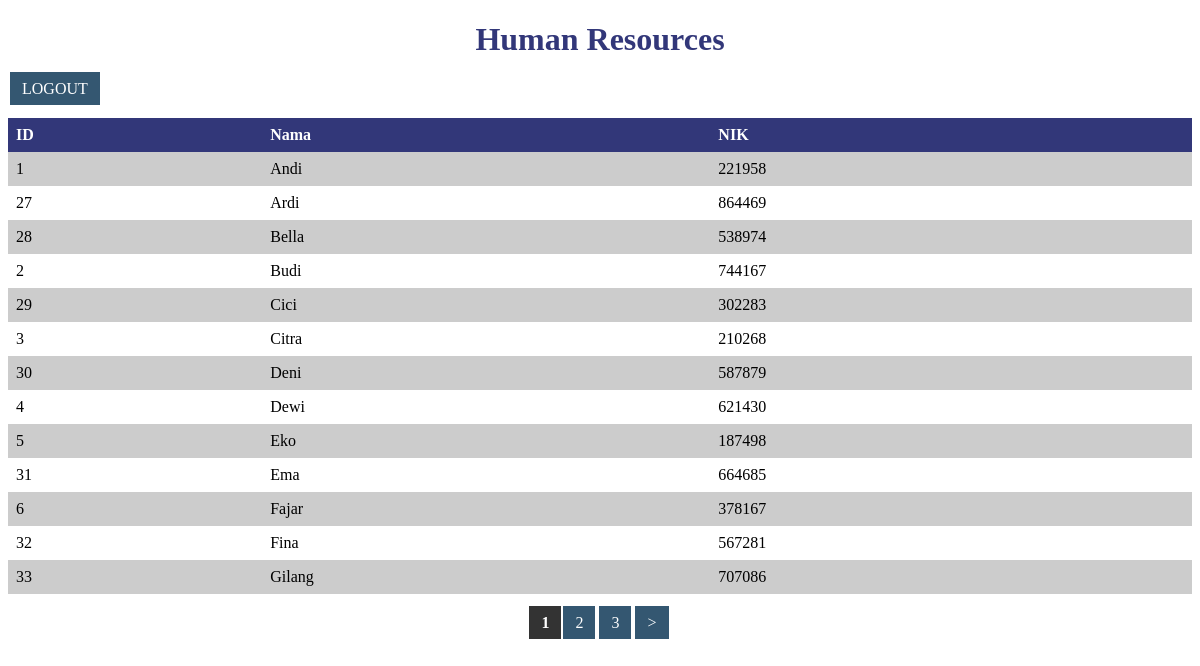
/index.php?sort=Nama&order=asc (signed in), run on the app's committed database.
### tables this page shows
CREATE TABLE `inhuman` (
  `ID` int(11) NOT NULL,
  `Nama` varchar(50) NOT NULL,
  `nik` int(16) DEFAULT NULL
);

### index.php (the view, shortened to what this page needs)
<?php
include 'konets.php';
$limit = 13;
$totalDataQuery = $conn->query("SELECT COUNT(*) FROM inhuman");
$totalData = $totalDataQuery->fetchColumn();
$totalPages = ceil($totalData / $limit);
$page = isset($_GET['page']) ? intval($_GET['page']) : 1;
$offset = ($page - 1) * $limit;
$columns = array('ID', 'Nama', 'NIK');
$sort = isset($_GET['sort']) && in_array($_GET['sort'], $columns) ? $_GET['sort'] : 'ID';
$order = isset($_GET['order']) && $_GET['order'] == 'desc' ? 'DESC' : 'ASC';
$stmt = $conn->prepare("SELECT * FROM inhuman ORDER BY $sort $order LIMIT :limit OFFSET :offset");
$stmt->bindParam(':limit', $limit, PDO::PARAM_INT);
$stmt->bindParam(':offset', $offset, PDO::PARAM_INT);
$stmt->execute();
$inhumanRecords = $stmt->fetchAll(PDO::FETCH_ASSOC);
?>
<!DOCTYPE html>
<html lang="en">
<head>
</head>
<body>
    <h1>Human Resources</h1>
    <div class="button"><a href="logout.php">LOGOUT</a>
    </div>
    <table>
        <thead>
            <tr>
                <th><a href="index.php?sort=ID&order=<?php echo (isset($_GET['order']) && $_GET['order'] == 'asc') ? 'desc' : 'asc'; ?>">ID</a></th>
                <th><a href="index.php?sort=Nama&order=<?php echo (isset($_GET['order']) && $_GET['order'] == 'asc') ? 'desc' : 'asc'; ?>">Nama</a></th>
                <th><a href="index.php?sort=NIK&order=<?php echo (isset($_GET['order']) && $_GET['order'] == 'asc') ? 'desc' : 'asc'; ?>">NIK</a></th>
            </tr>
        </thead>
        <tbody>
            <?php foreach ($inhumanRecords as $row): ?>
                <tr>
                    <td><?php echo $row['ID']; ?></td>
                    <td><?php echo $row['Nama']; ?></td>
                    <td><?php echo $row['nik']; ?></td>
                </tr>
            <?php endforeach; ?>
        </tbody>
    </table>
    <?php
    echo '<div class="morgenasi">';
    for ($i = 1; $i <= $totalPages; $i++) {
        if ($i == $page) {
            echo '<strong>' . $i . '</strong>';
        } else {
            echo '<a href="index.php?page=' . $i . '">' . $i . '</a>';
        }
    }
    if ($page < $totalPages) {
        echo '<a href="index.php?page=' . ($page + 1) . '">&gt;</a>';
    }
    echo '</div>';
    ?>
</body>
</html>

### index.php (style rules this page uses)
table { border-collapse: collapse; width: 100%; justify-content: center; margin: auto; border-radius: 30px; background-color: white; padding: 20px; }
h1 { text-align: center; color: #323779; }
th, td { padding: 8px; text-align: left; }
th { background-color: #323779; color: white; }
th a { text-decoration: none; color: white; }
table tr:nth-child(odd) { background-color: #cccccc; border-radius: 20px; }
.morgenasi { margin-top: 20px; text-align: center; }
.morgenasi a { margin: 2px; padding: 8px 12px; background-color: #345771; color: white; text-decoration: none; font-size: 16px; }
.morgenasi strong { padding: 8px 12px; background-color: #333; color: white; font-size: 16px; }
.button { justify-content: left; margin: 20px 0; }
.button a { margin: 2px; padding: 8px 12px; background-color: #345771; color: white; text-decoration: none; font-size: 16px; }

### data on the page
inhuman: ID "1", Nama "Andi", nik "221958"
inhuman: ID "27", Nama "Ardi", nik "864469"
inhuman: ID "28", Nama "Bella", nik "538974"
inhuman: ID "2", Nama "Budi", nik "744167"
inhuman: ID "29", Nama "Cici", nik "302283"
inhuman: ID "3", Nama "Citra", nik "210268"
inhuman: ID "30", Nama "Deni", nik "587879"
inhuman: ID "4", Nama "Dewi", nik "621430"
inhuman: ID "5", Nama "Eko", nik "187498"
inhuman: ID "31", Nama "Ema", nik "664685"
inhuman: ID "6", Nama "Fajar", nik "378167"
inhuman: ID "32", Nama "Fina", nik "567281"
inhuman: ID "33", Nama "Gilang", nik "707086"
